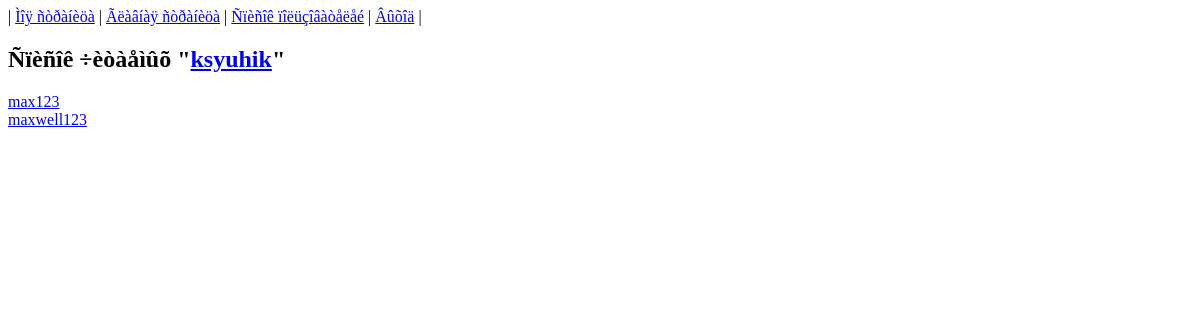
Page /followed_users.php?id=19 (signed in) on the earlier database version.
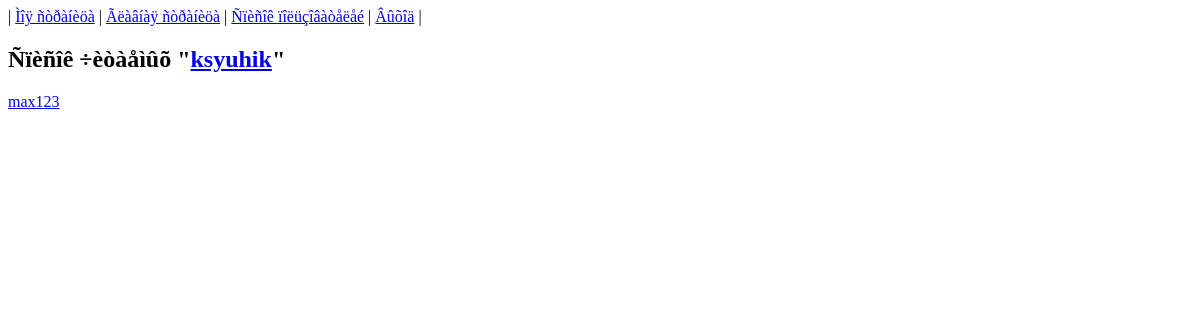
Same page on the later database version.
### tables this page shows
CREATE TABLE IF NOT EXISTS `users` (
  `id` int(11) NOT NULL AUTO_INCREMENT,
  `login` varchar(15) NOT NULL,
  `password` varchar(25) NOT NULL,
  `avatar` varchar(255) NOT NULL,
  PRIMARY KEY (`id`)
);

CREATE TABLE IF NOT EXISTS `readers` (
  `id` int(11) NOT NULL AUTO_INCREMENT,
  `subscriber_id` int(11) NOT NULL,
  `the_followed_id` int(11) NOT NULL,
  `number` int(11) NOT NULL,
  PRIMARY KEY (`id`)
);

### followed_users.php (the view, shortened to what this page needs)
<?php
include ("bd.php");
if (!empty($_SESSION['login']) and !empty($_SESSION['password']))
{
if (isset($_GET['id'])) {
	$got_id = $_GET['id'];
	}
$result5 = mysql_query("SELECT subscriber_id,the_followed_id FROM readers WHERE subscriber_id='$got_id'",$db);
$myrow5 = mysql_fetch_array($result5);
if ($got_id == $myrow5['subscriber_id'] OR $got_id == $myrow5['the_followed_id']) {
	$result4 = mysql_query("SELECT login FROM users WHERE id='$got_id'",$db);
	$myrow4 = mysql_fetch_array($result4);
	$got_login = $myrow4['login'];
	}
}
else
{
exit("Âõîä íà ýòó ñòðàíèöó ðàçðåøåí òîëüêî çàðåãèñòðèðîâàííûì ïîëüçîâàòåëÿì!");
}
?>
<html>
    <head>
    </head>
    <body>
		<?php print <<<HERE
    | <a href='page.php?id=$_SESSION[id]'>Ìîÿ ñòðàíèöà</a> | <a href='index.php'>Ãëàâíàÿ ñòðàíèöà</a> | <a href='all_users.php'>Ñïèñîê ïîëüçîâàòåëåé</a> | <a href='exit.php'>Âûõîä</a> |<br>
HERE;
		?>
    <h2>Ñïèñîê ÷èòàåìûõ "<?php print ("<a href='page.php?id=$got_id'>$got_login</a>"); ?>"</h2>
<?php
$result7 = mysql_query("SELECT readers.the_followed_id,users.id,users.login FROM readers,users WHERE readers.subscriber_id='$got_id' AND users.id=readers.the_followed_id ORDER BY login",$db);
$myrow7 = mysql_fetch_array($result7);
	do {
		printf("<a href='page.php?id=%s'>%s</a><br>",$myrow7['the_followed_id'],$myrow7['login']);
		}
		while($myrow7 = mysql_fetch_array($result7));
?>
    </body>
</html>

Differences in the rows shown:
removed readers: users.login "maxwell123"
